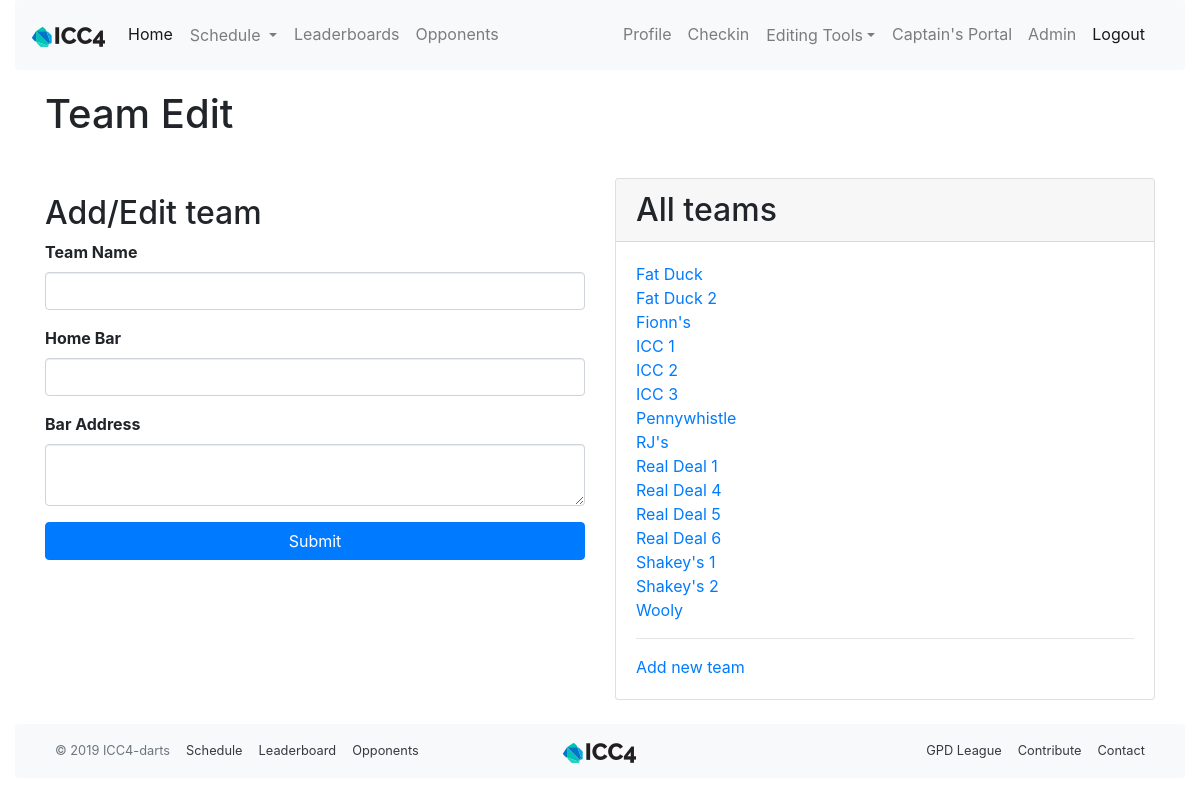
/team_edit (signed in), run on an earlier commit of the app's database.
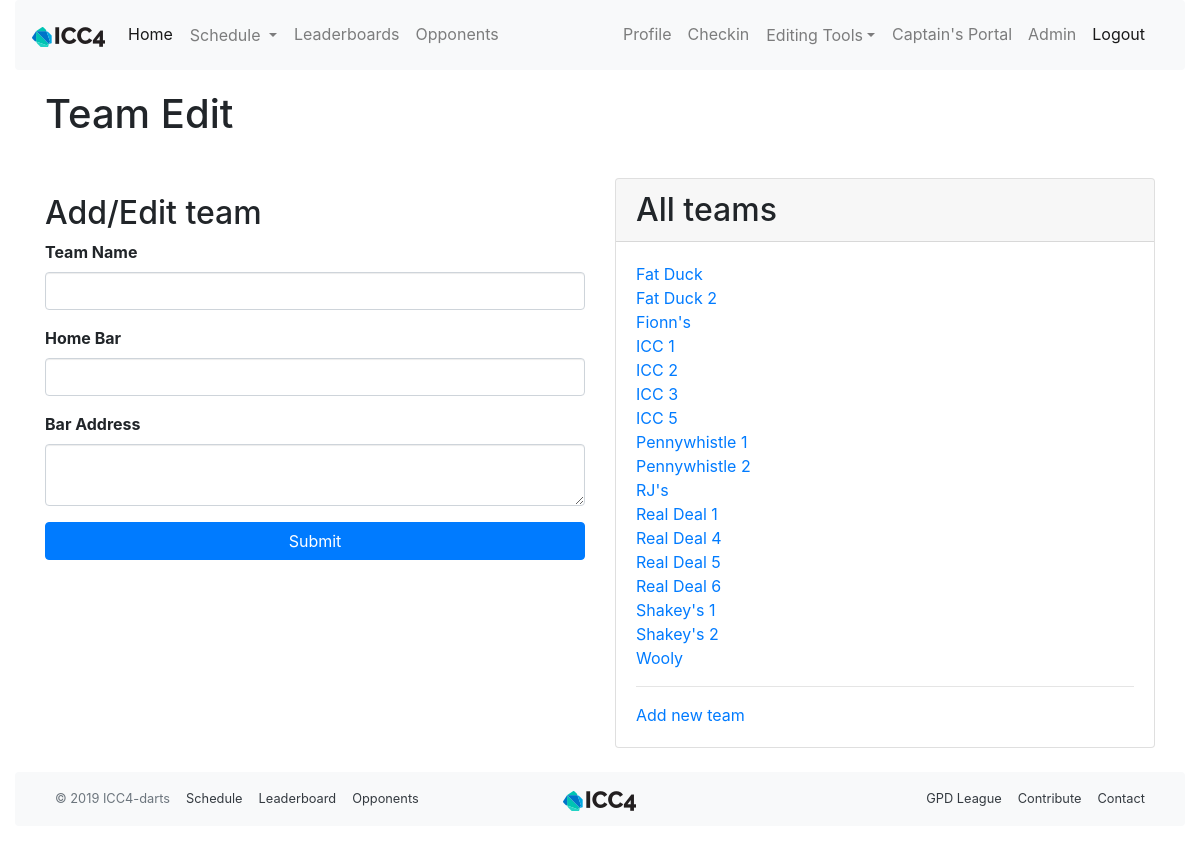
And on a later commit of the database.
### app/models.py (models this page shows, shortened)
class Team(db.Model):
    id = db.Column(db.Integer, primary_key=True)
    name = db.Column(db.String(64), index=True, unique=True)
    home_location = db.Column(db.String(64), index=True)
    address = db.Column(db.String(128), index=True)
    matches = db.relationship('Match', back_populates='opponent', lazy='dynamic')

### app/main/routes.py (the view, shortened to what this page needs)
@bp.route('/team_edit',  methods=['GET', 'POST'], defaults={'name': None})
@bp.route('/team_edit/<name>',  methods=['GET', 'POST'])
@login_required
@check_verification
@check_role(['admin','captain'])
def team_edit(name):
    team = Team.query.filter_by(name=name).first()
    form = EditTeamForm(obj=team)
    all_teams = Team.query.order_by(Team.name).all()
    if  form.submit_delete.data and team is not None:
        db.session.delete(team)
        db.session.commit()
        flash('Team {} deleted!'.format(team.name), 'danger')
        return redirect(url_for('main.team_edit'))
    return render_template('edit_team.html', title='Team Editor',
        form=form, team=team, all_teams=all_teams)

### app/main/forms.py (shortened to what this page needs)
class EditTeamForm(FlaskForm):
    name = StringField('Team Name', validators=[DataRequired()])
    home_location = StringField('Home Bar', validators=[DataRequired()])
    address = TextAreaField('Bar Address', validators=[Length(min=1, max=140)])
    submit_new = SubmitField('Submit')
    submit_edit = SubmitField('Edit Team')
    submit_delete = SubmitField('Delete Team')
    def __init__(self, *args, **kwargs):
        super().__init__(*args, **kwargs)
        self.original_name = self.name

### app/main/routes.py (called while the page is built)
@bp.before_request
def before_request():
    g.all_seasons = Season.query.order_by(Season.start_date.desc()).all()

### app/models.py (called while the page is built)
@login.user_loader
def load_user(id):
    return User.query.get(int(id))

    def check_role(self, roles):
        if self.role in roles:
            return True
        else:
            return False

### app/templates/edit_team.html (shortened to what this page needs)
{% extends "base.html" %}
{% import 'bootstrap/wtf.html' as wtf %}
{% block app_content %}
<div class="container">
  <h1>Team Edit</h1>
  <br>
  <div class="row">
    <div class="col-md-6 mt-4"><h2>Add/Edit team</h2>
      <form class="form" method="post" role="form">
        {{ wtf.form_field(form.name) }}
        {{ wtf.form_field(form.home_location) }}
        {{ wtf.form_field(form.address) }}
        {% if team %}
        <h4 class="text-center text-muted">{{ team.name }}</h4>
        {{ wtf.form_field(form.submit_edit, button_map={'submit_edit': 'info my-1 btn-block'}) }}
        {{ wtf.form_field(form.submit_delete, hidden="true", button_map={'submit_delete': 'danger my-1 btn-block'}) }}
        <button type="button" id="modal-click" class="btn btn-danger btn-block my-1" data-toggle="modal" data-target="#confirmModal">Delete Team</button>
        {% else %}
        {{ wtf.form_field(form.submit_new, button_map={'submit_new': 'primary my-1 btn-block'}) }}
        {% endif %}
      </form>
    </div>
    <div class="col-md-6 mt-2">
      <div class="card h-100">
        <h2 class="card-header">All teams</h2>
        <div class="card-body">
          <ul class="list-unstyled">
          {% for t in all_teams %}
          <li><a href="{{ url_for('main.team_edit', name=t.name) }}">{{ t.name }}</a></li>
          {% endfor %}
          </ul>
          <hr>
          <a href="{{ url_for('main.team_edit') }}">Add new team</a>
        </div>
      </div>
    </div>
  </div>
</div>
{% endblock %}

What changed in the data, as far as the page shows it:
added Team: name "ICC 5"
changed Team: name "Pennywhistle" → "Pennywhistle 1"
added Team: name "Pennywhistle 2"
